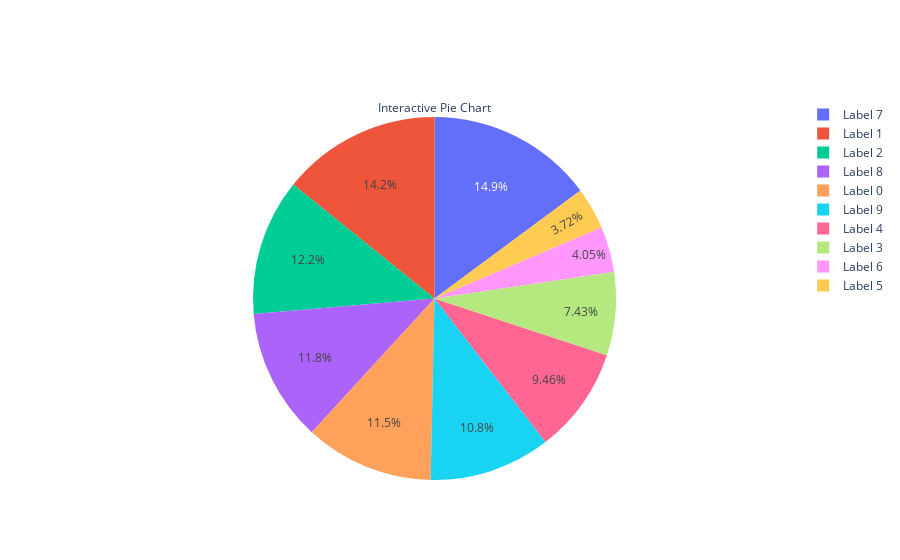

The cell this chart's notebook holds for it:
### Markdown cell above
21. Using Plotly, create an interactive pie chart of randomly generated data, add labels and percentages, set
the title as 'Interactive Pie Chart'.

### Code cell
import plotly.graph_objects as go
import random
labels = [f"Label {i}" for i in range(10)]
values = [random.randint(10, 50) for _ in range(10)]
fig = go.Figure(data=go.Pie(labels=labels, values=values, title='Interactive Pie Chart'))
fig.show()

### Figure 1 — Plotly figure (JSON) as saved in the notebook; plotly's stock layout.template omitted (floating-point values rounded to 4 significant figures)
{"data": [{"labels": ["Label 0", "Label 1", "Label 2", "Label 3", "Label 4", "Label 5", "Label 6", "Label 7", "Label 8", "Label 9"], "title": {"text": "Interactive Pie Chart"}, "type": "pie", "values": [34, 42, 36, 22, 28, 11, 12, 44, 35, 32]}], "layout": {}}
